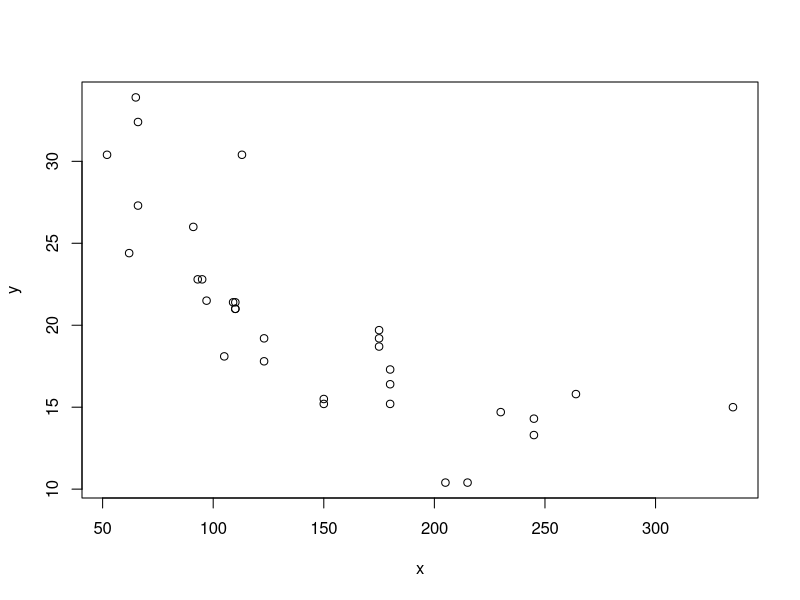

Source code (R):
## ---- chunk 1
knitr::opts_chunk$set(echo = TRUE)
## ---- chunk 2
df <- read.csv("family_facts.csv")
## ---- chunk 3
library(tibble)

df <- df %>% add_row(name = "Edward Bi", age = 30, city = "Chicago", favorite.color = "Green", favorite.book = "The great Gatesby", favorite.cuisine = "Korean food")

## ---- chunk 4
head(mtcars)
## ---- chunk 5
#mtcars[3,]
mtcars[3,2]
## ---- chunk 6
mtcars["Datsun 710", "cyl"]
## ---- chunk 7
nrow(mtcars)
ncol(mtcars)
## ---- chunk 8
# Using number of col:
extracted_col_vec_m1 = mtcars[[1]]
print(extracted_col_vec_m1)
# Using name of col:
extracted_col_vec_m2 = mtcars[["mpg"]]
print(extracted_col_vec_m2)
## ---- chunk 9
extracted_col_vec_m3 = mtcars$mpg
print(extracted_col_vec_m3)
## ---- chunk 10
mpg_and_hp = c(mtcars$mpg, mtcars$hp)
print(mpg_and_hp)
## ---- chunk 11
mean_mpg = mean(mtcars$mpg)
print(mean_mpg)
## ---- chunk 12
x <- mtcars$hp
y <- mtcars$mpg

plot(x,y)
## ---- chunk 13
simp_linear <- lm(mpg ~ hp, data = mtcars)
summary(simp_linear)
